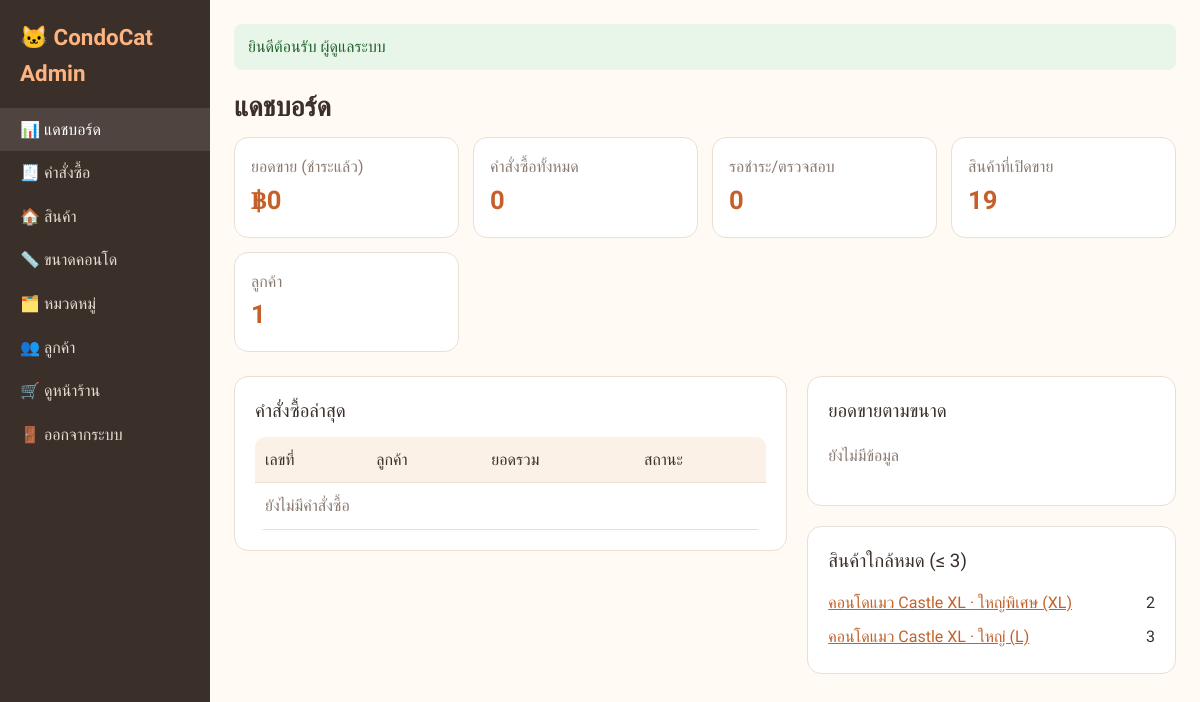
/admin/index.php (signed in), run on the app's committed database.
### tables this page shows
CREATE TABLE product_variants (
  id INT AUTO_INCREMENT PRIMARY KEY,
  product_id INT NOT NULL,
  size_id INT NOT NULL,
  dimension VARCHAR(100) DEFAULT NULL,
  levels INT DEFAULT NULL,
  price DECIMAL(10,2) NOT NULL,
  stock INT NOT NULL DEFAULT 0,
  UNIQUE KEY uq_product_size (product_id, size_id),
  FOREIGN KEY (product_id) REFERENCES products(id) ON DELETE CASCADE,
  FOREIGN KEY (size_id) REFERENCES sizes(id) ON DELETE RESTRICT
);

CREATE TABLE products (
  id INT AUTO_INCREMENT PRIMARY KEY,
  category_id INT DEFAULT NULL,
  name VARCHAR(150) NOT NULL,
  description TEXT,
  material VARCHAR(150) DEFAULT NULL,
  image VARCHAR(255) DEFAULT NULL,
  is_active TINYINT(1) NOT NULL DEFAULT 1,
  created_at DATETIME NOT NULL DEFAULT CURRENT_TIMESTAMP,
  FOREIGN KEY (category_id) REFERENCES categories(id) ON DELETE SET NULL
);

CREATE TABLE sizes (
  id INT AUTO_INCREMENT PRIMARY KEY,
  code VARCHAR(10) NOT NULL UNIQUE,
  name VARCHAR(50) NOT NULL,
  detail VARCHAR(255) DEFAULT NULL,
  sort_order INT NOT NULL DEFAULT 0
);

### config.php (called while the page is built, shortened)
<?php
function e($s): string { return htmlspecialchars((string)$s, ENT_QUOTES, 'UTF-8'); }
function money($n): string { return '฿' . number_format((float)$n, 0); }

### admin/index.php (the view, shortened to what this page needs)
<?php
require __DIR__ . '/../config.php';
$stats = $pdo->query("SELECT
    (SELECT COUNT(*) FROM orders) AS orders,
    (SELECT COUNT(*) FROM orders WHERE status = 'pending') AS pending,
    (SELECT COALESCE(SUM(total),0) FROM orders WHERE status IN ('paid','shipping','completed')) AS revenue,
    (SELECT COUNT(*) FROM products WHERE is_active = 1) AS products,
    (SELECT COUNT(*) FROM users WHERE role = 'customer') AS customers")->fetch();
$recent = $pdo->query('SELECT * FROM orders ORDER BY id DESC LIMIT 8')->fetchAll();
$lowStock = $pdo->query('SELECT p.id, p.name, s.name AS size_name, v.stock FROM product_variants v
    JOIN products p ON p.id = v.product_id JOIN sizes s ON s.id = v.size_id
    WHERE v.stock <= 3 ORDER BY v.stock, p.name')->fetchAll();
$bySize = $pdo->query('SELECT oi.size_name, SUM(oi.qty) AS qty, SUM(oi.qty * oi.price) AS amount
    FROM order_items oi JOIN orders o ON o.id = oi.order_id WHERE o.status <> \'cancelled\'
    GROUP BY oi.size_name ORDER BY qty DESC')->fetchAll();
include __DIR__ . '/_header.php';
?>
<h1>แดชบอร์ด</h1>
<div class="stats">
  <div class="stat"><div class="muted">ยอดขาย (ชำระแล้ว)</div><div class="num"><?= money($stats['revenue']) ?></div></div>
  <div class="stat"><div class="muted">คำสั่งซื้อทั้งหมด</div><div class="num"><?= (int)$stats['orders'] ?></div></div>
  <div class="stat"><div class="muted">รอชำระ/ตรวจสอบ</div><div class="num"><?= (int)$stats['pending'] ?></div></div>
  <div class="stat"><div class="muted">สินค้าที่เปิดขาย</div><div class="num"><?= (int)$stats['products'] ?></div></div>
  <div class="stat"><div class="muted">ลูกค้า</div><div class="num"><?= (int)$stats['customers'] ?></div></div>
</div>
<div class="two-col">
  <div class="panel">
    <h3 style="margin-top:0">คำสั่งซื้อล่าสุด</h3>
    <div class="table-wrap"><table class="table">
      <tr><th>เลขที่</th><th>ลูกค้า</th><th>ยอดรวม</th><th>สถานะ</th></tr>
      <?php if (!$recent): ?><tr><td colspan="4" class="muted">ยังไม่มีคำสั่งซื้อ</td></tr><?php endif; ?>
    </table></div>
  </div>
  <div>
    <div class="panel">
      <h3 style="margin-top:0">ยอดขายตามขนาด</h3>
      <?php if (!$bySize): ?><p class="muted">ยังไม่มีข้อมูล</p><?php endif; ?>
    </div>
    <div class="panel" style="margin-top:20px">
      <h3 style="margin-top:0">สินค้าใกล้หมด (≤ 3)</h3>
      <?php foreach ($lowStock as $l): ?>
        <div class="line"><a href="product_form.php?id=<?= $l['id'] ?>"><?= e($l['name']) ?> · <?= e($l['size_name']) ?></a>
          <span class="<?= $l['stock'] == 0 ? 'text-danger' : '' ?>"><?= (int)$l['stock'] ?></span></div>
      <?php endforeach; ?>
    </div>
  </div>
</div>
<?php include __DIR__ . '/_footer.php'; ?>

### assets/style.css (style rules this page uses)
:root { --primary: #e07a3f; --primary-dark: #c4612a; --bg: #fffaf4; --card: #ffffff; --text: #3b2f2a; --muted: #8a7b72; --border: #eadfd5; --danger: #d64545; }
* { box-sizing: border-box; }
body { margin: 0; font-family: 'Prompt', sans-serif; background: var(--bg); color: var(--text); line-height: 1.6; }
a { color: var(--primary-dark); }
h1 { font-weight: 600; font-size: 1.7rem; margin: .3em 0; }
h3 { font-weight: 500; margin: 1em 0 .5em; }
.muted { color: var(--muted); }
.table-wrap { overflow-x: auto; }
.table { width: 100%; border-collapse: collapse; background: var(--card); border-radius: 10px; overflow: hidden; }
.table th, .table td { padding: 10px; border-bottom: 1px solid var(--border); text-align: left; vertical-align: middle; }
.table th { background: #fbf1e7; font-weight: 500; }
.panel { background: var(--card); border: 1px solid var(--border); border-radius: 14px; padding: 20px; }
.two-col { display: grid; grid-template-columns: 3fr 2fr; gap: 20px; align-items: start; }
.line { display: flex; justify-content: space-between; gap: 10px; padding: 4px 0; }
.stats { display: grid; grid-template-columns: repeat(auto-fill, minmax(190px, 1fr)); gap: 14px; margin-bottom: 24px; }
.stat { background: var(--card); border: 1px solid var(--border); border-radius: 14px; padding: 16px; }
.stat .num { font-size: 1.6rem; font-weight: 600; color: var(--primary-dark); }

### data on the page
product_variants: product.name "คอนโดแมว Castle XL", size.name "ใหญ่พิเศษ (XL)", stock "2"
product_variants: product.name "คอนโดแมว Castle XL", size.name "ใหญ่ (L)", stock "3"

### other printed values
SHOP_NAME "CondoCat"
$label "📊 แดชบอร์ด"
$label "🧾 คำสั่งซื้อ"
$label "🏠 สินค้า"
$label "📏 ขนาดคอนโด"
$label "🗂️ หมวดหมู่"
$label "👥 ลูกค้า"
$f[0] "ยินดีต้อนรับ ผู้ดูแลระบบ"
money($stats['revenue']) "฿0"
$stats['orders'] "0"
$stats['pending'] "0"
$stats['products'] "19"
$stats['customers'] "1"
